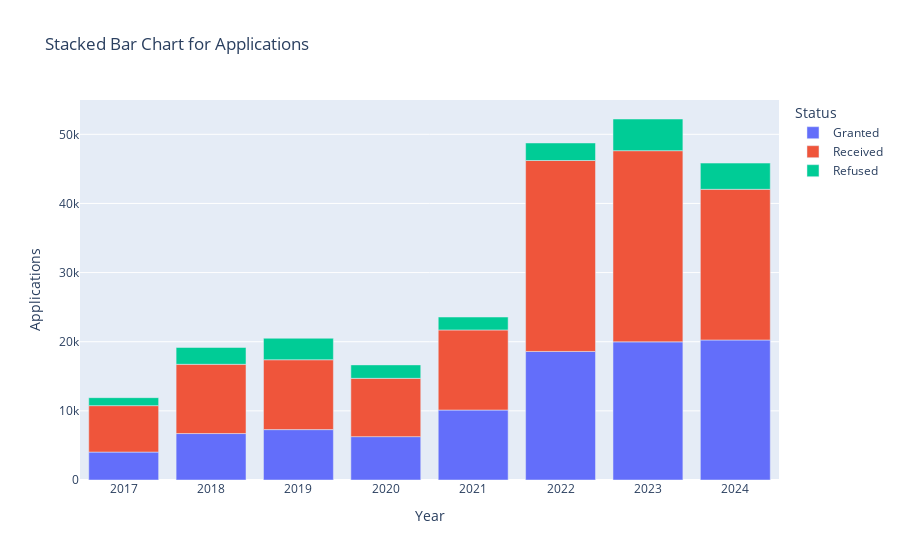

The cell this chart's notebook holds for it:
### Markdown cell above
## Stacked Bar Chart for Applications
This chart displays how the volume of received, granted, and refused applications evolved over the years.

### Code cell
# Stacked Bar Chart for Granted, Refused, and Received Applications
granted_received_refused_summary = melted_data.groupby(['Year', 'Status']).agg({'Applications': 'sum'}).reset_index()
fig = px.bar(granted_received_refused_summary, x='Year', y='Applications', color='Status', title='Stacked Bar Chart for Applications')
fig.show()

### Figure 1 — Plotly figure (JSON) as saved in the notebook; plotly's stock layout.template omitted (floating-point values rounded to 4 significant figures)
{"data": [{"alignmentgroup": "True", "hovertemplate": "Status=Granted<br>Year=%{x}<br>Applications=%{y}<extra></extra>", "legendgroup": "Granted", "marker": {"color": "#636efa", "pattern": {"shape": ""}}, "name": "Granted", "offsetgroup": "Granted", "orientation": "v", "showlegend": true, "textposition": "auto", "type": "bar", "x": ["2017", "2018", "2019", "2020", "2021", "2022", "2023", "2024"], "xaxis": "x", "y": [4040, 6718, 7288, 6272, 10119, 18594, 19982, 20250], "yaxis": "y"}, {"alignmentgroup": "True", "hovertemplate": "Status=Received<br>Year=%{x}<br>Applications=%{y}<extra></extra>", "legendgroup": "Received", "marker": {"color": "#EF553B", "pattern": {"shape": ""}}, "name": "Received", "offsetgroup": "Received", "orientation": "v", "showlegend": true, "textposition": "auto", "type": "bar", "x": ["2017", "2018", "2019", "2020", "2021", "2022", "2023", "2024"], "xaxis": "x", "y": [6715, 10015, 10103, 8432, 11583, 27618, 27650, 21793], "yaxis": "y"}, {"alignmentgroup": "True", "hovertemplate": "Status=Refused<br>Year=%{x}<br>Applications=%{y}<extra></extra>", "legendgroup": "Refused", "marker": {"color": "#00cc96", "pattern": {"shape": ""}}, "name": "Refused", "offsetgroup": "Refused", "orientation": "v", "showlegend": true, "textposition": "auto", "type": "bar", "x": ["2017", "2018", "2019", "2020", "2021", "2022", "2023", "2024"], "xaxis": "x", "y": [1154, 2436, 3112, 1947, 1869, 2533, 4582, 3795], "yaxis": "y"}], "layout": {"barmode": "relative", "legend": {"title": {"text": "Status"}, "tracegroupgap": 0}, "title": {"text": "Stacked Bar Chart for Applications"}, "xaxis": {"anchor": "y", "domain": [0, 1], "title": {"text": "Year"}}, "yaxis": {"anchor": "x", "domain": [0, 1], "title": {"text": "Applications"}}}}
